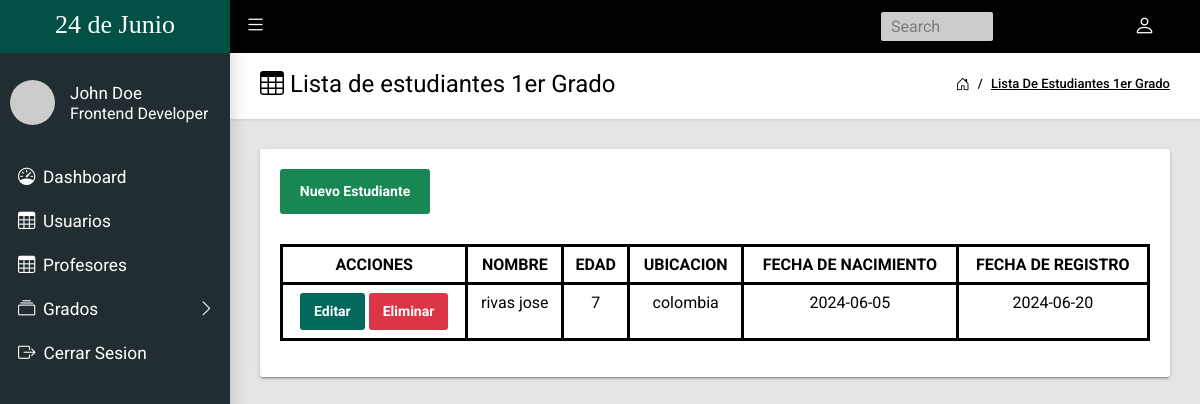
Screenshot of /1er_grado.php with the database file from the repository.
### tables this page shows
CREATE TABLE `estudiantes_primergrado` (
  `ID` int(11) NOT NULL COMMENT 'ID del estuduante',
  `nombre` text NOT NULL COMMENT 'nombre del estudiante',
  `edad` varchar(15) NOT NULL COMMENT 'edad del estudiante',
  `direccion` text NOT NULL COMMENT 'dirección estudiante',
  `fecha_nacimiento` text NOT NULL COMMENT 'fecha de nacimiento',
  `fecha_registro` text NOT NULL COMMENT 'fecha de registro '
);

### 1er_grado.php (the view, shortened to what this page needs)
<?php
require_once 'administrador/Tools/header.php';
require_once 'administrador/Tools/modificar.php';
?>
<main class="app-content">
      <div class="app-title">
        <div>
          <h1><i class="bi bi-table"></i> Lista de estudiantes 1er Grado </h1>
        </div>
        <ul class="app-breadcrumb breadcrumb">
          <li class="breadcrumb-item"><i class="bi bi-house-door fs-6"></i></li>
          <li class="breadcrumb-item"><a href="1er_grado.php">Lista de estudiantes 1er Grado</a></li>
        </ul>
      </div>
      <div class="row">
        <div class="col-md-12">
          <div class="tile">
          <div class="tile-body">
              <div class="table-responsive">
                <table class="table table-hover table-bordered" id="table_usuarios" style="text-align:center">
                <div>
                <button class="btn btn-success" type="button"
                onclick="ModificarUsuario_1erGrado()">Nuevo Estudiante</button>
                  <thead>
                    <tr>
                      <th>ACCIONES</th>
                      <th>NOMBRE</th>
                      <th>EDAD</th>
                      <th>UBICACION</th>
                      <th>FECHA DE NACIMIENTO</th>
                      <th>FECHA DE REGISTRO</th>
                    </tr>
                  </thead>
                  <tbody>
                    <?php
                      $sql= " SELECT * FROM estudiantes_primerGrado ";
                      $resultado =  mysqli_query($conexion, $sql);
                      while($mostrar = mysqli_fetch_array($resultado)){
                    ?>
                    <tr>
                      <td style="text-align:center">
                      <button href="modificar.php?id=<?=$mostrar['ID']?>" class="btn btn-primary" name="id_modificar" tittle="Editar" onclick=" ModificarUsuario_Admin()">Editar</button>
                      <button href="1er_grado.php?id=<?=$mostrar['ID']?>" class="btn btn-danger" tittle="Eliminar" onclick="advertencia(event)">Eliminar</button>
                      </td>
                      <td><?php echo $mostrar['nombre']?></td>
                      <td><?php echo $mostrar['edad']?></td>
                      <td><?php echo $mostrar['direccion']?></td>
                      <td><?php echo $mostrar['fecha_nacimiento']?></td>
                      <td><?php echo $mostrar['fecha_registro']?></td>
                    </tr>
                    <?php
                      }
                    ?>
                  </tbody>
                </table>
              </div>
            </div>
          </div>
        </div>
    </div>
</main>
<?php
require_once 'administrador/Tools/footer.php';
?>

### administrador/css/style.css (style rules this page uses)
*, *::before, *::after { padding: 0; margin: 0; box-sizing: border-box; }
body { font-family: 'Roboto', sans-serif; }
button { color:#f2f2f2; background: #153744; }

### rows the page displays
estudiantes_primergrado: nombre "rivas jose", edad "7", direccion "colombia", fecha_nacimiento "2024-06-05", fecha_registro "2024-06-20"
